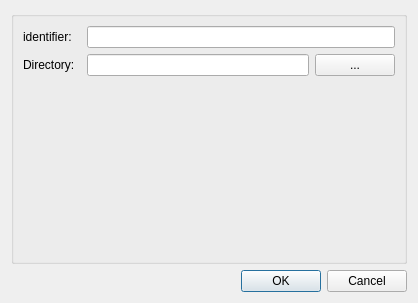
<?xml version="1.0" encoding="UTF-8"?>
<ui version="4.0">
 <class>ConfigureDialog</class>
 <widget class="QDialog" name="ConfigureDialog">
  <property name="geometry">
   <rect>
    <x>0</x>
    <y>0</y>
    <width>418</width>
    <height>303</height>
   </rect>
  </property>
  <property name="windowTitle">
   <string>Configure Directory Chooser</string>
  </property>
  <layout class="QGridLayout" name="gridLayout">
   <item row="2" column="0">
    <widget class="QDialogButtonBox" name="buttonBox">
     <property name="orientation">
      <enum>Qt::Horizontal</enum>
     </property>
     <property name="standardButtons">
      <set>QDialogButtonBox::Cancel|QDialogButtonBox::Ok</set>
     </property>
    </widget>
   </item>
   <item row="1" column="0">
    <widget class="QGroupBox" name="configGroupBox">
     <property name="title">
      <string/>
     </property>
     <layout class="QFormLayout" name="formLayout">
      <item row="0" column="0">
       <widget class="QLabel" name="label0">
        <property name="text">
         <string>identifier:  </string>
        </property>
       </widget>
      </item>
      <item row="0" column="1">
       <widget class="QLineEdit" name="lineEdit0"/>
      </item>
      <item row="1" column="0">
       <widget class="QLabel" name="label1">
        <property name="text">
         <string>Directory:  </string>
        </property>
       </widget>
      </item>
      <item row="1" column="1">
       <layout class="QHBoxLayout" name="horizontalLayout">
        <item>
         <widget class="QLineEdit" name="lineEditDirectoryLocation"/>
        </item>
        <item>
         <widget class="QPushButton" name="pushButtonDirectoryChooser">
          <property name="text">
           <string>...</string>
          </property>
         </widget>
        </item>
       </layout>
      </item>
     </layout>
    </widget>
   </item>
  </layout>
 </widget>
 <resources/>
 <connections>
  <connection>
   <sender>buttonBox</sender>
   <signal>accepted()</signal>
   <receiver>ConfigureDialog</receiver>
   <slot>accept()</slot>
   <hints>
    <hint type="sourcelabel">
     <x>248</x>
     <y>254</y>
    </hint>
    <hint type="destinationlabel">
     <x>157</x>
     <y>274</y>
    </hint>
   </hints>
  </connection>
  <connection>
   <sender>buttonBox</sender>
   <signal>rejected()</signal>
   <receiver>ConfigureDialog</receiver>
   <slot>reject()</slot>
   <hints>
    <hint type="sourcelabel">
     <x>316</x>
     <y>260</y>
    </hint>
    <hint type="destinationlabel">
     <x>286</x>
     <y>274</y>
    </hint>
   </hints>
  </connection>
 </connections>
</ui>
